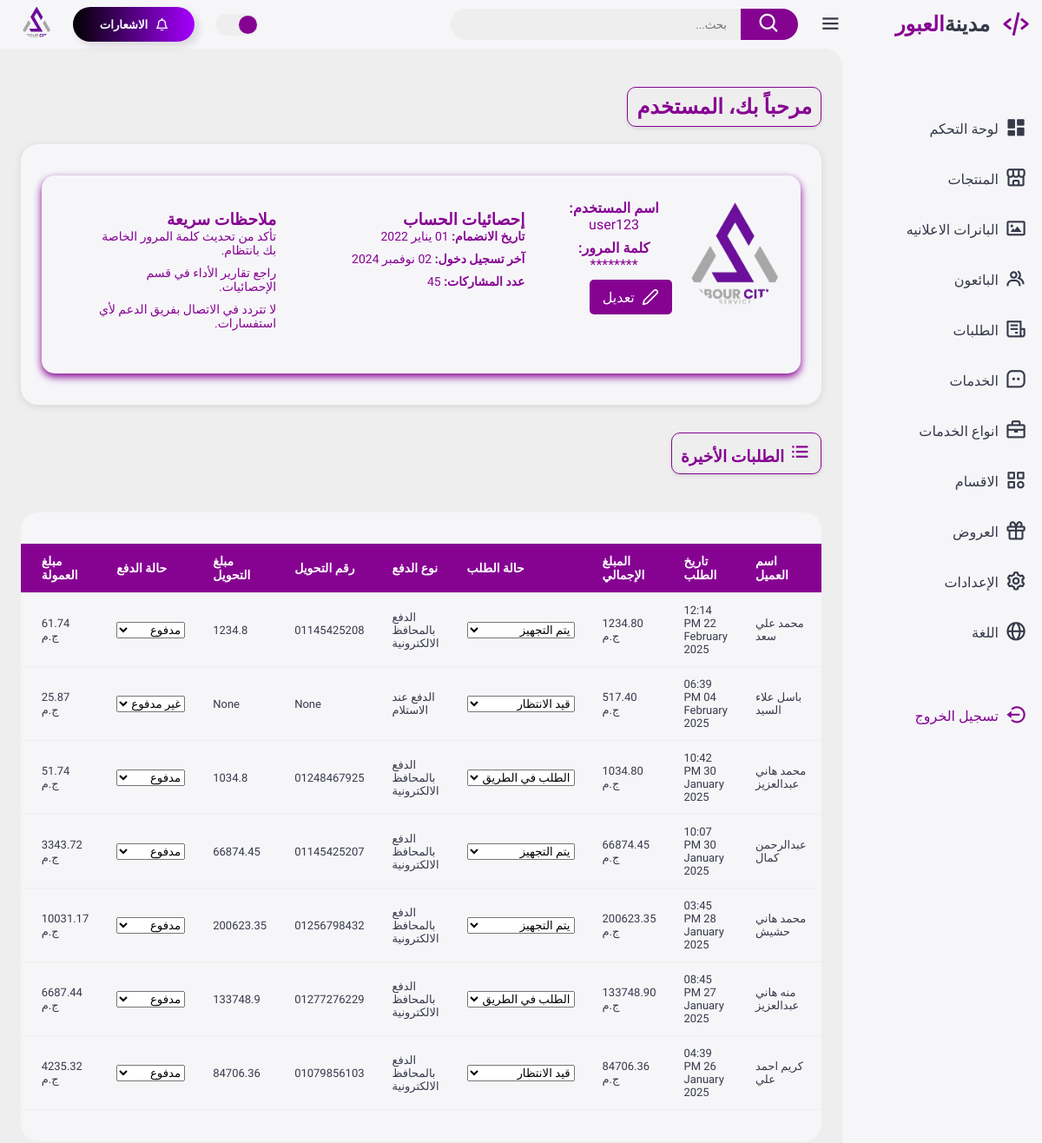
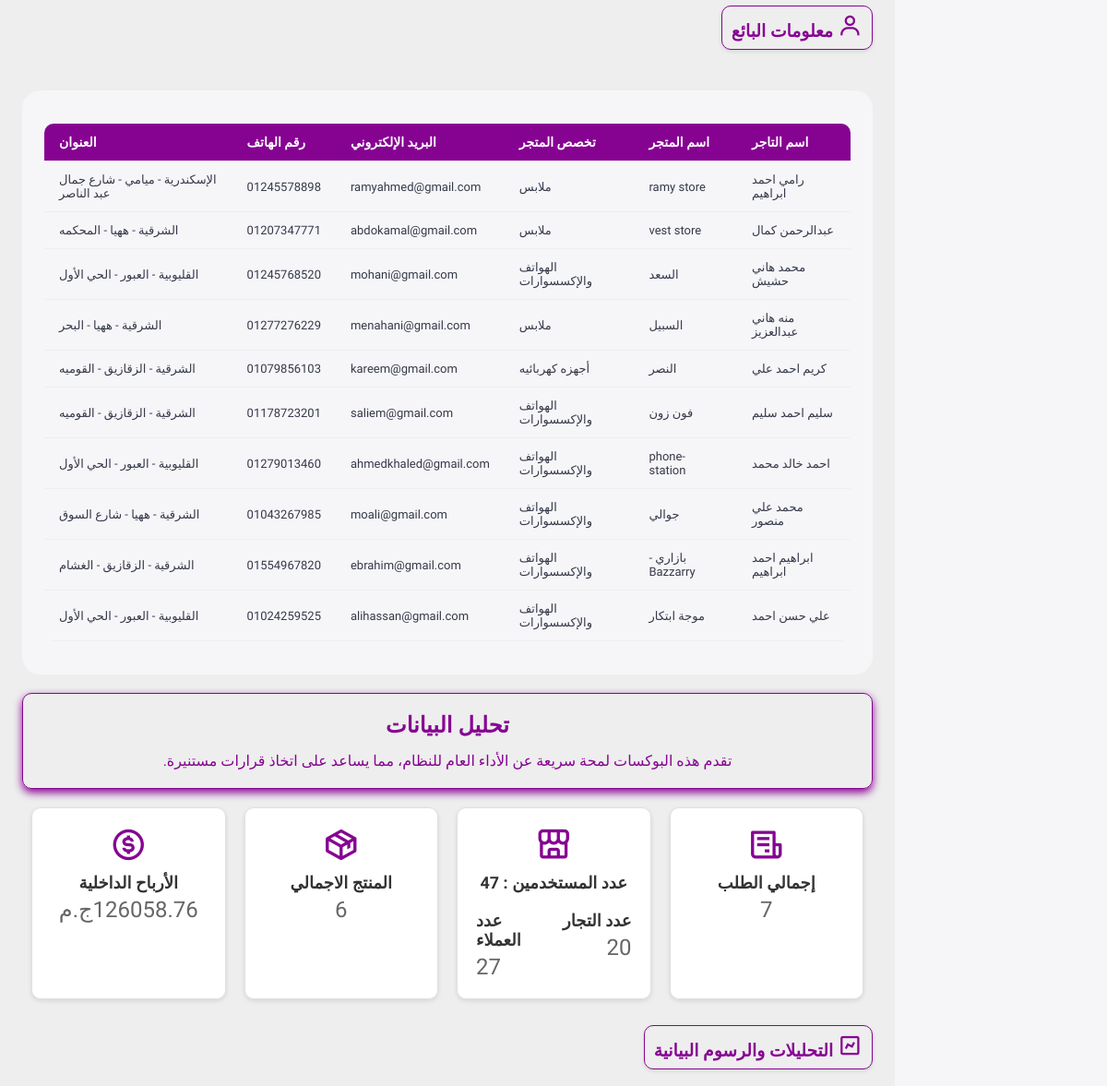
Page /dashboard (upper part) on the earlier database version (2 pictures, top to bottom).
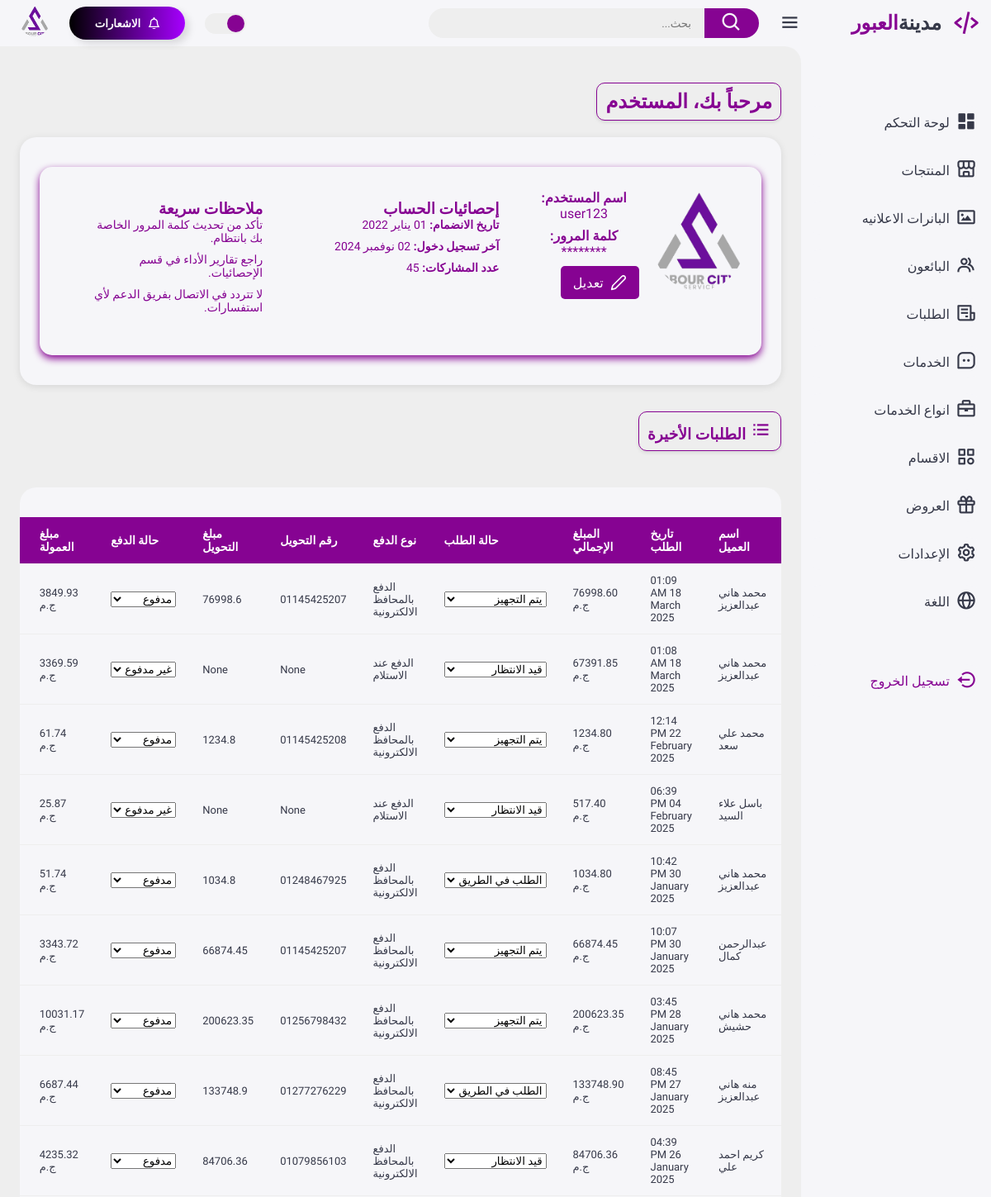
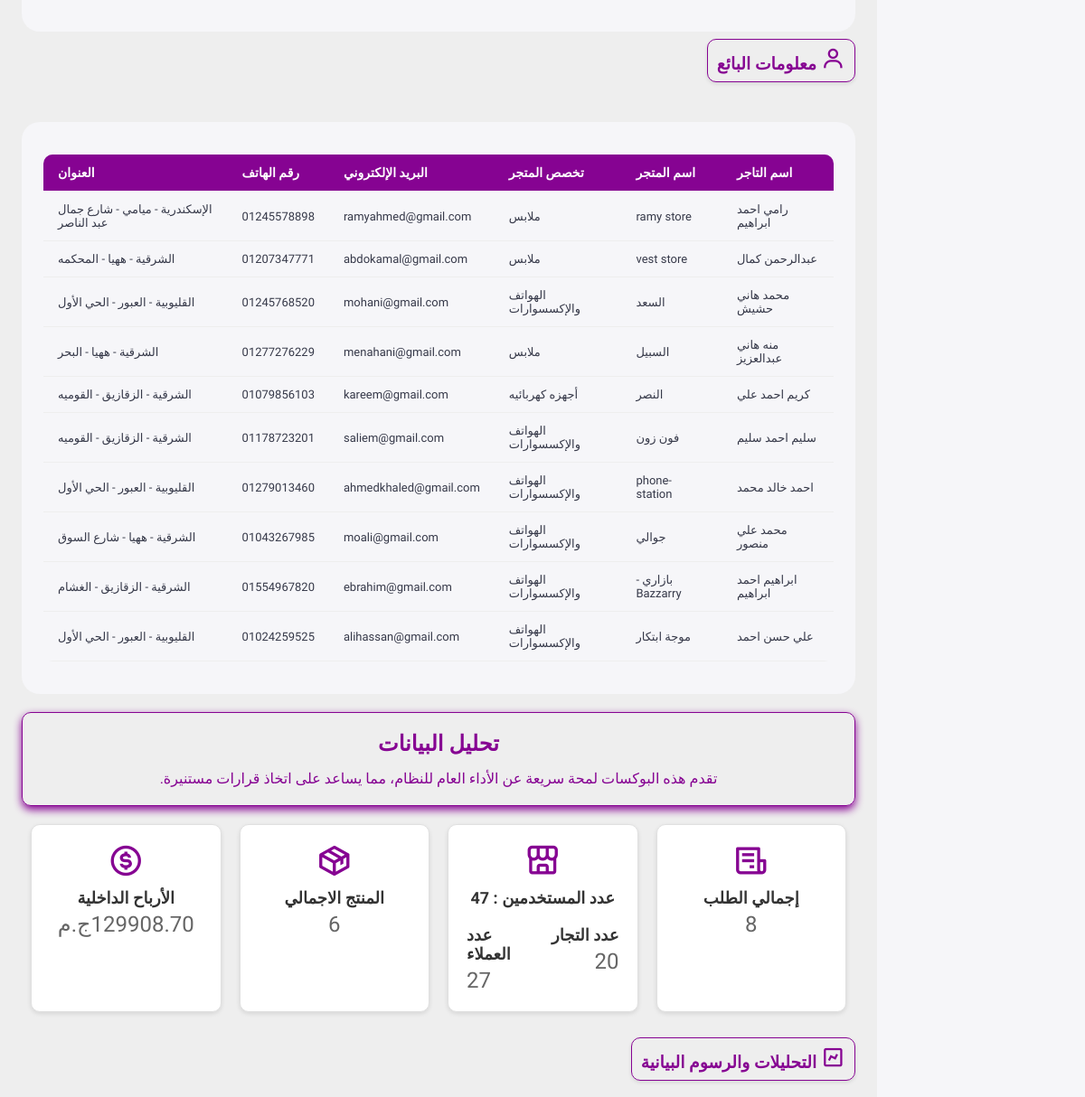
Same page on the later database version (2 pictures, top to bottom).
### appobourcity/models.py (models this page shows, shortened)
class Order(db.Model):
    __tablename__ = 'orders'
    order_id = db.Column(db.Integer, primary_key=True)
    customer_name = db.Column(db.String(255), nullable=False)
    phone = db.Column(db.String(50), nullable=False)
    order_date = db.Column(db.DateTime, default=datetime.now)
    order_status = db.Column(db.String(50), default='pending')  # حالة الطلب
    total_amount = db.Column(db.Float, nullable=False)
    payment_method = db.Column(db.String(50), nullable=False)
    payment_status = db.Column(db.Boolean, default=False)  # حالة الدفع
    latitude = db.Column(db.Float, nullable=True)
    longitude = db.Column(db.Float, nullable=True)
    payment_price = db.Column(db.Float, nullable=False)
    payment_phone = db.Column(db.String(50), nullable=False)
    details = db.relationship('OrderDetail', backref='order', cascade='all, delete-orphan')

class Seller(db.Model, UserMixin):
    __tablename__ = 'sellers'
    seller_id = db.Column(db.Integer, primary_key=True, nullable=False)
    seller_name = db.Column(db.String(255), nullable=False)
    store_name = db.Column(db.String(255), nullable=True)
    store_category = db.Column(db.String(255), nullable=True)
    email = db.Column(db.String(255), nullable=False, unique=True)
    phone = db.Column(db.String(50), nullable=False)
    governorate = db.Column(db.String(255), nullable=False)
    city = db.Column(db.String(255), nullable=False)
    village = db.Column(db.String(255), nullable=False)
    store_image = db.Column(db.String(255), nullable=True)
    owner_image = db.Column(db.String(255), nullable=True , default='th.jpg')
    owner_banner = db.Column(db.String(255), nullable=True , default='banner_seller.png')
    registration_date = db.Column(db.DateTime, nullable=False, default=datetime.now)
    last_login = db.Column(db.DateTime, nullable=True)
    password = db.Column(db.String(255), nullable=False)
    status = db.Column(db.Boolean, default=False)  # True = نشط، False = غير نشط
    is_seller = db.Column(db.Boolean, default=False)  # True = بائع False = غير بائع
    rating = db.Column(db.Float, nullable=True, default=1.0)
    comment = db.Column(db.String(255), nullable=True)
    street_address = db.Column(db.String(255), nullable=True)  # عنوان الشارع
    products = db.relationship('Product', backref='associated_seller', cascade="all, delete-orphan", passive_deletes=True)
    subcategories = db.relationship('Subcategory', backref='seller', cascade='all, delete-orphan', passive_deletes=True)

### appobourcity/routes.py (the view)
@app.route('/dashboard')
def dashboard():
    sales_data = db.session.query(
        extract('month', Order.order_date).label('month'),
        func.sum(OrderDetail.price * OrderDetail.quantity).label('total_sales')
    ).join(OrderDetail, Order.order_id == OrderDetail.order_id) \
     .filter(Order.payment_status == True) \
     .group_by(extract('month', Order.order_date)) \
     .order_by(extract('month', Order.order_date)) \
     .all()
    months = [int(row.month) for row in sales_data]
    sales = [float(row.total_sales) for row in sales_data]
    month_names = ['يناير', 'فبراير', 'مارس', 'أبريل', 'مايو', 'يونيو', 'يوليو', 'أغسطس', 'سبتمبر', 'أكتوبر', 'نوفمبر', 'ديسمبر']
    sales_months_labels = [month_names[month - 1] for month in months]
    monthly_users = db.session.query(
        extract('month', Seller.registration_date).label('month'),
        func.count(Seller.seller_id).label('user_count')
    ).group_by(
        extract('month', Seller.registration_date)
    ).order_by('month').all()
    monthly_sellers = db.session.query(
        extract('month', Seller.registration_date).label('month'),
        func.count(Seller.seller_id).label('seller_count')  # هنا تم تغيير 'user_count' إلى 'seller_count'
    ).group_by(
        extract('month', Seller.registration_date)
    ).filter(Seller.is_seller == 1).group_by('month').order_by('month').all()
    months = ['يناير', 'فبراير', 'مارس', 'أبريل', 'مايو', 'يونيو', 'يوليو', 'أغسطس', 'سبتمبر', 'أكتوبر', 'نوفمبر', 'ديسمبر']
    users_data = [0] * 12  # تهيئة بيانات المستخدمين لجميع الأشهر
    sellers_data = [0] * 12  # تهيئة بيانات البائعين لجميع الأشهر
    for entry in monthly_users:
        month_index = int(entry.month) - 1  # تحويل الشهر إلى فهرس (0-based)
        users_data[month_index] = entry.user_count
    for entry in monthly_sellers:
        month_index = int(entry.month) - 1  # تحويل الشهر إلى فهرس (0-based)
        sellers_data[month_index] = entry.seller_count  # استخدام seller_count هنا بدلاً من user_count
    categories_used_by_sellers = db.session.query(Seller.store_category).filter(
        Seller.store_category.isnot(None)  # استثناء القيم الفارغة
    ).distinct().all()
    category_names = [category[0] for category in categories_used_by_sellers]
    if category_names:  # تأكد أن قائمة الفئات ليست فارغة
        category_sales_data = db.session.query(
        Seller.store_category,
        func.sum(OrderDetail.price_comition * OrderDetail.quantity).label('total_sales')
    ).select_from(Seller).join(
        Product, Seller.seller_id == Product.seller_id
    ).join(
        OrderDetail, OrderDetail.product_id == Product.product_id
    ).join(
        Order, Order.order_id == OrderDetail.order_id
    ).filter(
        Order.payment_status == 1
    ).filter(
        Seller.store_category.isnot(None)  # استبعاد القيم الفارغة
    ).group_by(
        Seller.store_category
    ).all()
        categories = [category[0] for category in category_sales_data]
        category_sales = [float(category[1]) for category in category_sales_data]
    else:
        categories = []
        category_sales = []
    monthly_sales_data = db.session.query(
        func.strftime('%m', Order.order_date).label('month'),  # استخدم strftime لاستخراج الشهر
        func.sum(OrderDetail.price_comition * OrderDetail.quantity).label('total_sales')
    ).join(OrderDetail, Order.order_id == OrderDetail.order_id) \
     .filter(Order.payment_status == 1) \
     .group_by(func.strftime('%m', Order.order_date)) \
     .order_by(func.strftime('%m', Order.order_date)) \
     .all()
    monthly = ['يناير', 'فبراير', 'مارس', 'أبريل', 'مايو', 'يونيو', 'يوليو', 'أغسطس', 'سبتمبر', 'أكتوبر', 'نوفمبر', 'ديسمبر']
    monthly_sales = [0] * 12  # إنشاء قائمة للمبيعات على مدار 12 شهرًا
    for month, total_sales in monthly_sales_data:
        month_index = int(month) - 1
        monthly_sales[month_index] = total_sales
    sellers_count = Seller.query.filter_by(is_seller=1).count()
    customers_count =Seller.query.filter_by(is_seller=0).count()
    user = Seller.query.count()
    order = Order.query.filter(Order.payment_status != 0).count()
    products_count = Product.query.count()
    unread_offer = Offer.query.filter(Offer.approval_status == "pending").count()
    seller = (
        db.session.query(Seller)
        .filter(Seller.is_seller == 1)  # البائعين المفعلين فقط وغير مفعلين
        .order_by(Seller.registration_date.desc())  # ترتيب حسب تاريخ التسجيل (الأحدث أولاً)
        .limit(10)  # تحديد آخر 10 بائعين
        .all()  # جلب البيانات
    )
    total_payment_price = db.session.query(func.sum(Order.payment_price)) \
        .filter(Order.payment_status != 0) \
        .scalar() or 0  # إذا لم تكن هناك نتائج، يتم إرجاع 0
    formatted_result = total_payment_price * 0.05
    total_profit = f"{formatted_result:.2f}"
    orders = Order.query.filter(Order.order_status != 'approved') \
        .order_by(Order.order_date.desc()) \
        .limit(10).all()
    db.session.query(Order).filter(Order.payment_status == 1).update({Order.payment_price: Order.total_amount})
    db.session.commit()
    return render_template(
        'dashboard.html',
        sellers_count=sellers_count,
        products_count=products_count,
        user=user,
        users_data=users_data,
        sellers_data=sellers_data,
        months=months,
        seller=seller,
        customers_count=customers_count,
        unread_offer=unread_offer,
        order=order,
        total_profit=total_profit,
        sales_months_labels=sales_months_labels,
        sales=sales,
        orders=orders,
        categories=categories,
        category_sales=category_sales,
        monthly=monthly,
        monthly_sales=monthly_sales,
    )

### appobourcity/__init__.py (called while the page is built)
@app.before_request
def enable_foreign_keys():
    db.session.execute(text('PRAGMA foreign_keys = ON;'))

### appobourcity/templates/dashboard.html (shortened to what the changed rows need)
<!DOCTYPE html>
<html lang="ar">
<head>
    <link href='https://unpkg.com/boxicons@2.1.4/css/boxicons.min.css' rel='stylesheet'>
    <link rel="stylesheet" href="static/css/style.css">
    <link rel="stylesheet" href="static/css/dashboard.css">
    <link rel="stylesheet" href="static/css/responsive.css">
</head>
<body>
    <div class="content">
        <main>
<div class="title-box">
    <h2>مرحباً بك، المستخدم</h2>
</div>
{% if orders %}
<div class="recent-orders">
        <table class="orders-table">
            <thead>
                <tr>
                    <th>اسم العميل</th>
                    <th>تاريخ الطلب</th>
                    <th>المبلغ الإجمالي</th>
                    <th>حالة الطلب</th>
                    <th>نوع الدفع</th>
                    <th>رقم التحويل</th>
                    <th>مبلغ التحويل</th>
                    <th>حالة الدفع</th>
                    <th>مبلغ العمولة</th>
                    <th>موقع العميل</th>
                </tr>
            </thead>
            <tbody>
                {% for order in orders %}
                <tr class="order-row" data-status="pending">
                    <td>{{ order.customer_name }}</td>
                    <td>{{ order.order_date.strftime('%I:%M %p %d %B %Y') }}</td>
                    <td>{{ "%.2f"|format(order.total_amount) }} ج.م</td>
                    <td>
                        <div class="form-group">
                            <select id="order-status-select-{{ order.order_id }}"
                                    class="form-control small-select"
                                    onchange="updateOrderStatus({{ order.order_id }}, this.value)">
                                <option class="badge badge-pending" value="pending" {% if order.order_status == 'pending' %}selected{% endif %}>قيد الانتظار</option>
                                <option class="badge badge-startpreper" value="startpreper" {% if order.order_status == 'startpreper' %}selected{% endif %}>يتم التجهيز</option>
                                <option class="badge badge-onroad" value="onroad" {% if order.order_status == 'onroad' %}selected{% endif %}>الطلب في الطريق</option>
                            </select>
                        </div>
                    </td>
                    <td>
                        {% if order.payment_method == 'online' %}
                            الدفع بالمحافظ الالكترونية
                        {% elif order.payment_method == 'cod' %}
                            الدفع عند الاستلام
                        {% endif %}
                    </td>
                    <td>{{ order.payment_phone }}</td>
                    <td>{{ order.payment_price }}</td>
                    <td>
                        <div class="form-group">
                            <select id="payment-status-select-{{ order.order_id }}"
                                    class="form-control small-select"
                                    onchange="updatePaymentStatus({{ order.order_id }}, this.value)">
                                <option class="badge badge-paid" value="paid" {% if order.payment_status %}selected{% endif %}>مدفوع</option>
                                <option class="badge badge-unpaid" value="unpaid" {% if not order.payment_status %}selected{% endif %}>غير مدفوع</option>
                            </select>
                        </div>
                    </td>
                    <td>{{ "%.2f"|format(order.total_amount * 0.05) }} ج.م</td>
                    <td>
                    </td>
                </tr>
                {% endfor %}
            </tbody>
        </table>
</div>
{% endif %}
<div class="seller-info">
    <table>
        <thead>
            <tr>
                <th>اسم التاجر</th>
                <th>اسم المتجر</th>
                <th>تخصص المتجر</th>
                <th>البريد الإلكتروني</th>
                <th>رقم الهاتف</th>
                <th>العنوان</th>
            </tr>
        </thead>
        <tbody>
            {% for seller in seller %}
            <tr>
                <td>{{ seller.seller_name }}</td>
                <td>{{ seller.store_name }}</td>
                <td>{{ seller.store_category }}</td>
                <td>{{ seller.email }}</td>
                <td>{{ seller.phone }}</td>
                <td>{{ seller.governorate }} - {{ seller.city }} - {{ seller.village }}</td>
            </tr>
            {% endfor %}
        </tbody>
    </table>
</div>
            <div class="data-analysis">
                <h2>تحليل البيانات</h2>
            </div>
            <div class="summary-boxes">
                <div class="summary-box">
                    <div class="summary-text">
                        <h3>إجمالي الطلب</h3>
                        <p>{{ order }}</p>
                    </div>
                </div>
                <div class="summary-box">
                    <div class="summary-text">
                        <h3>الأرباح الداخلية</h3>
                        <p>{{total_profit}}ج.م</p>
                    </div>
                </div>
            </div>
        </main>
    </div>
</body>
</html>

Differences in the rows shown:
added Order: customer_name "محمد هاني عبدالعزيز", order_date "01:09 AM 18 March 2025", total_amount "76998.60", order_status+order_id "يتم التجهيز", payment_method "الدفع بالمحافظ الالكترونية", payment_phone "01145425207", payment_price "76998.6", payment_status+order_id "مدفوع", order.total_amount*0.05 "3849.93"
added Order: customer_name "محمد هاني عبدالعزيز", order_date "01:08 AM 18 March 2025", total_amount "67391.85", order_status+order_id "قيد الانتظار", payment_method "الدفع عند الاستلام", payment_phone "None", payment_price "None", payment_status+order_id "غير مدفوع", order.total_amount*0.05 "3369.59"
Other differences:
{{ order }}: "7" → "8"
{{ total_profit }}: "126058.76" → "129908.70"
